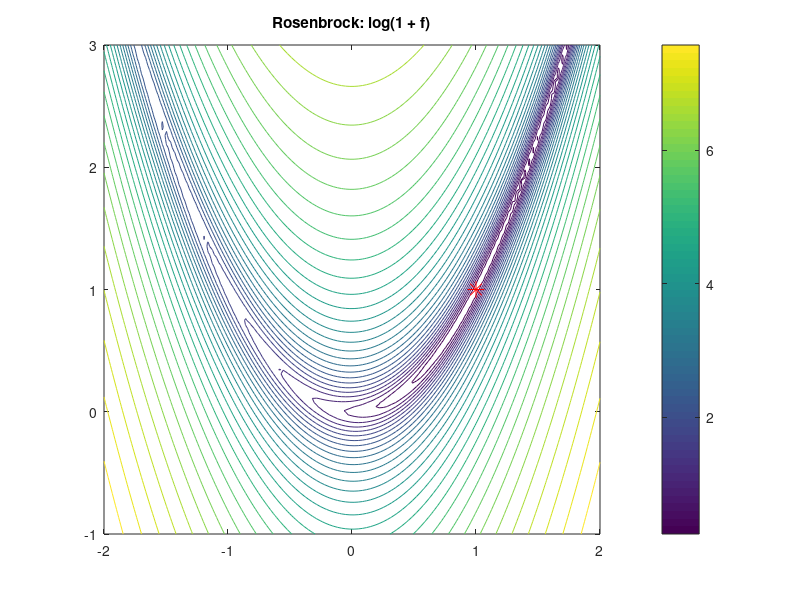

Source code (MATLAB):
% 최적화 / Optimization
% fminsearch로 Rosenbrock 함수의 최솟값 찾기
% The minimum of the Rosenbrock function with fminsearch
% (script sample — MySimulationMath start page)
% Optimization: the minimum of the Rosenbrock function.
f = @(p) (1 - p(1))^2 + 100*(p(2) - p(1)^2)^2;
[pmin, fval] = fminsearch(f, [-1.2 1])
[X, Y] = meshgrid(linspace(-2, 2, 120), linspace(-1, 3, 120));
Z = (1 - X).^2 + 100*(Y - X.^2).^2;
contour(X, Y, log(1 + Z), 30); hold on
plot(pmin(1), pmin(2), 'r*', 'MarkerSize', 12); hold off
title('Rosenbrock: log(1 + f)'); colorbar
